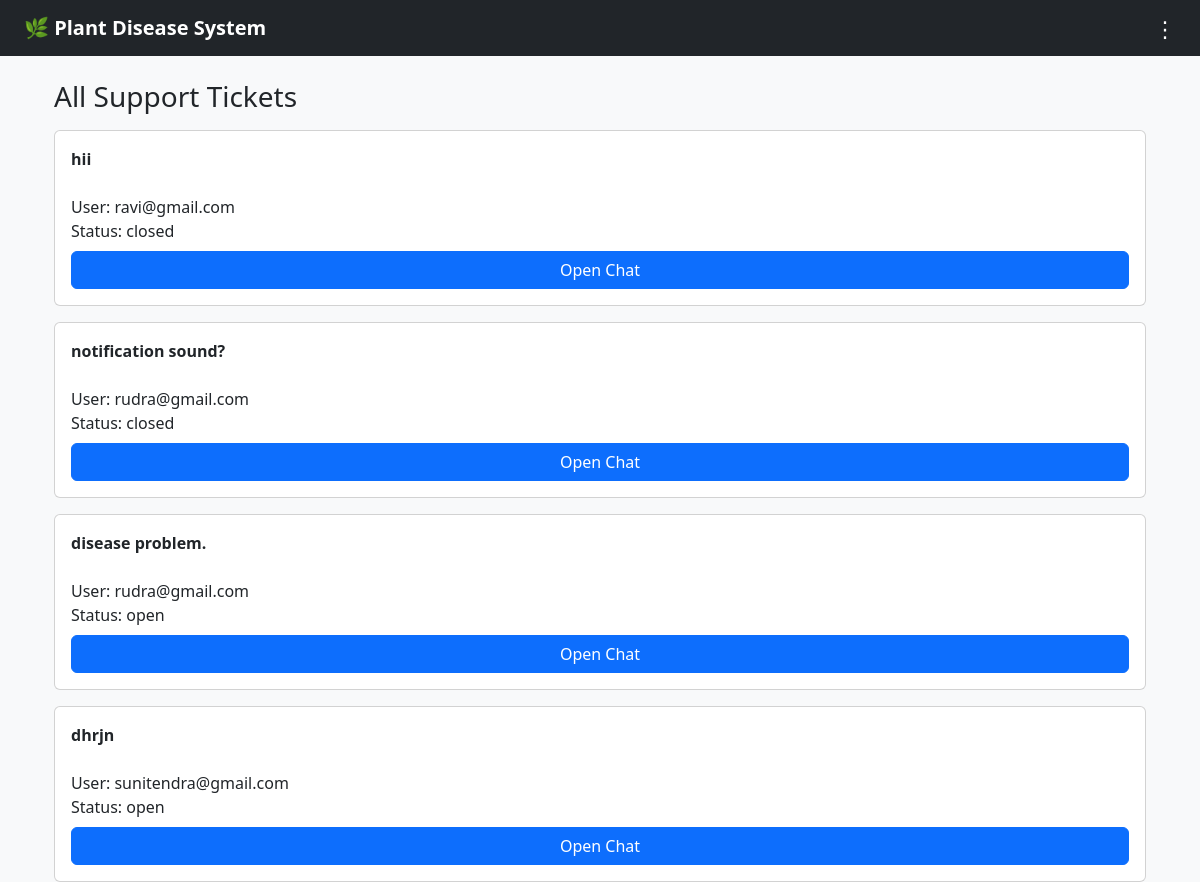
Page /admin/support (signed in) on the committed database.
### models.py (models this page shows)
class SupportTicket(db.Model):
    id = db.Column(db.Integer, primary_key=True)
    user_id = db.Column(db.Integer, db.ForeignKey("user.id"))
    subject = db.Column(db.String(200))
    status = db.Column(db.String(20), default="open")
    created_at = db.Column(db.DateTime, default=db.func.now())
    user = db.relationship("User", backref="tickets")

class User(db.Model, UserMixin):
    id = db.Column(db.Integer, primary_key=True)
    username = db.Column(db.String(100), nullable=False)
    email = db.Column(db.String(150), unique=True, nullable=False)
    password = db.Column(db.String(200), nullable=False)
    profile_image = db.Column(db.String(200), nullable=True)
    phone = db.Column(db.String(20), nullable=True)
    gender = db.Column(db.String(20), nullable=True)
    is_admin = db.Column(db.Boolean, default=False)
    failed_attempts = db.Column(db.Integer, default=0)
    is_locked = db.Column(db.Boolean, default=False)
    created_at = db.Column(db.DateTime, default=datetime.utcnow)
    predictions = db.relationship(
        'Prediction',
        backref='user',
        cascade="all, delete",
        lazy=True
    )

### routes.py (the view)
@main.route("/admin/support")
@login_required
def admin_support():
    if not current_user.is_admin:
        return "Access Denied", 403
    tickets = SupportTicket.query.all()
    return render_template("admin_support.html", tickets=tickets)

### app.py (called while the page is built)
def create_app():
    app = Flask(__name__)
    app.config['SECRET_KEY'] = 'your_secret_key'
    app.config['SQLALCHEMY_DATABASE_URI'] = 'sqlite:///plant_disease.db'
    app.config['SQLALCHEMY_TRACK_MODIFICATIONS'] = False
    socketio.init_app(app, cors_allowed_origins="*")  # ✅ INIT HERE
    db.init_app(app)
    login_manager.init_app(app)
    login_manager.login_view = 'main.login'
    @login_manager.user_loader
    def load_user(user_id):
        return User.query.get(int(user_id))
    from routes import main
    app.register_blueprint(main)
    return app

### templates/admin_support.html
{% extends "base.html" %}
{% block content %}
<div class="container mt-4">
<h3>All Support Tickets</h3>
{% for t in tickets %}
<div class="card p-3 mt-3">
<b>{{ t.subject }}</b><br>
User: {{ t.user.email }}<br>
Status: {{ t.status }}
<br>
<a href="/support/{{ t.id }}" class="btn btn-primary mt-2">
    Open Chat
</a>
</div>
{% endfor %}
</div>
{% endblock %}

### templates/base.html (shortened to what this page needs)
<!DOCTYPE html>
<html lang="en">
<head>
    <link href="https://cdn.jsdelivr.net/npm/bootstrap@5.3.0/dist/css/bootstrap.min.css"
          rel="stylesheet">
    <link rel="stylesheet" href="https://cdn.jsdelivr.net/npm/bootstrap-icons@1.11.3/font/bootstrap-icons.css">
</head>
<body data-is-admin="{{ current_user.is_admin }}">
<nav class="navbar navbar-dark bg-dark px-4">
    <a class="navbar-brand text-white"
       href="{% if current_user.is_authenticated %}
                 {{ url_for('main.dashboard') }}
             {% else %}
                 {{ url_for('main.home') }}
             {% endif %}">
        🌿 Plant Disease System
    </a>
    {% if current_user.is_authenticated %}
    <div class="dropdown">
        <span class="text-white three-dots"
              data-bs-toggle="dropdown">
              ⋮
        </span>
    </div>
    {% endif %}
</nav>
<div class="container mt-4">
    {% block content %}{% endblock %}
</div>
</body>
</html>

### templates/base.html (style rules this page uses)
body { background-color: #f8f9fa; }
.navbar-brand { cursor: pointer; font-weight: 600; }
.three-dots { font-size: 22px; cursor: pointer; }

### rows in the picture
SupportTicket: subject "hii", user.email "ravi@gmail.com", status "closed"
SupportTicket: subject "notification sound?", user.email "rudra@gmail.com", status "closed"
SupportTicket: subject "disease problem.", user.email "rudra@gmail.com", status "open"
SupportTicket: subject "dhrjn", user.email "sunitendra@gmail.com", status "open"
